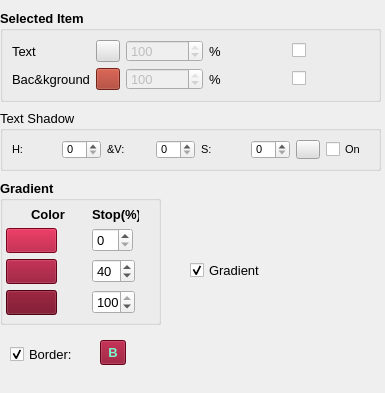
         <widget class="QWidget" name="pgMenu">
          <property name="geometry">
           <rect>
            <x>0</x>
            <y>0</y>
            <width>385</width>
            <height>393</height>
           </rect>
          </property>
          <attribute name="label">
           <string>Menu settings</string>
          </attribute>
          <widget class="QGroupBox" name="gbMenu">
           <property name="geometry">
            <rect>
             <x>0</x>
             <y>180</y>
             <width>161</width>
             <height>145</height>
            </rect>
           </property>
           <property name="minimumSize">
            <size>
             <width>0</width>
             <height>120</height>
            </size>
           </property>
           <property name="font">
            <font>
             <family>Arial</family>
             <pointsize>10</pointsize>
             <weight>75</weight>
             <bold>true</bold>
            </font>
           </property>
           <property name="title">
            <string>Gradient</string>
           </property>
           <widget class="QLabel" name="label_4">
            <property name="geometry">
             <rect>
              <x>31</x>
              <y>26</y>
              <width>34</width>
              <height>16</height>
             </rect>
            </property>
            <property name="text">
             <string>Color</string>
            </property>
           </widget>
           <widget class="QSpinBox" name="sbGradMiddlePos">
            <property name="geometry">
             <rect>
              <x>92</x>
              <y>79</y>
              <width>43</width>
              <height>24</height>
             </rect>
            </property>
            <property name="sizePolicy">
             <sizepolicy hsizetype="Fixed" vsizetype="Fixed">
              <horstretch>0</horstretch>
              <verstretch>0</verstretch>
             </sizepolicy>
            </property>
            <property name="minimumSize">
             <size>
              <width>0</width>
              <height>24</height>
             </size>
            </property>
            <property name="font">
             <font>
              <family>Arial</family>
              <pointsize>10</pointsize>
              <weight>50</weight>
              <bold>false</bold>
             </font>
            </property>
            <property name="maximum">
             <number>100</number>
            </property>
            <property name="value">
             <number>40</number>
            </property>
           </widget>
           <widget class="QLabel" name="label_24">
            <property name="geometry">
             <rect>
              <x>92</x>
              <y>26</y>
              <width>47</width>
              <height>16</height>
             </rect>
            </property>
            <property name="text">
             <string>Stop(%)</string>
            </property>
           </widget>
           <widget class="QSpinBox" name="sbGradStartPos">
            <property name="geometry">
             <rect>
              <x>92</x>
              <y>48</y>
              <width>41</width>
              <height>24</height>
             </rect>
            </property>
            <property name="sizePolicy">
             <sizepolicy hsizetype="Fixed" vsizetype="Fixed">
              <horstretch>0</horstretch>
              <verstretch>0</verstretch>
             </sizepolicy>
            </property>
            <property name="minimumSize">
             <size>
              <width>0</width>
              <height>24</height>
             </size>
            </property>
            <property name="maximumSize">
             <size>
              <width>60</width>
              <height>16777215</height>
             </size>
            </property>
            <property name="font">
             <font>
              <family>Arial</family>
              <pointsize>10</pointsize>
              <weight>50</weight>
              <bold>false</bold>
             </font>
            </property>
           </widget>
           <widget class="QSpinBox" name="sbGradStopPos">
            <property name="geometry">
             <rect>
              <x>92</x>
              <y>110</y>
              <width>43</width>
              <height>24</height>
             </rect>
            </property>
            <property name="sizePolicy">
             <sizepolicy hsizetype="Fixed" vsizetype="Fixed">
              <horstretch>0</horstretch>
              <verstretch>0</verstretch>
             </sizepolicy>
            </property>
            <property name="minimumSize">
             <size>
              <width>0</width>
              <height>24</height>
             </size>
            </property>
            <property name="font">
             <font>
              <family>Arial</family>
              <pointsize>10</pointsize>
              <weight>50</weight>
              <bold>false</bold>
             </font>
            </property>
            <property name="maximum">
             <number>100</number>
            </property>
            <property name="value">
             <number>100</number>
            </property>
           </widget>
           <widget class="QToolButton" name="btnGradStartColor">
            <property name="geometry">
             <rect>
              <x>6</x>
              <y>48</y>
              <width>51</width>
              <height>25</height>
             </rect>
            </property>
            <property name="sizePolicy">
             <sizepolicy hsizetype="Fixed" vsizetype="Fixed">
              <horstretch>0</horstretch>
              <verstretch>0</verstretch>
             </sizepolicy>
            </property>
            <property name="styleSheet">
             <string notr="true">QToolButton {background-color:#A90329;}</string>
            </property>
            <property name="text">
             <string/>
            </property>
           </widget>
           <widget class="QToolButton" name="btnGradMiddleColor">
            <property name="geometry">
             <rect>
              <x>6</x>
              <y>79</y>
              <width>51</width>
              <height>25</height>
             </rect>
            </property>
            <property name="sizePolicy">
             <sizepolicy hsizetype="Fixed" vsizetype="Fixed">
              <horstretch>0</horstretch>
              <verstretch>0</verstretch>
             </sizepolicy>
            </property>
            <property name="styleSheet">
             <string notr="true">QToolButton {background-color:#890222;}</string>
            </property>
            <property name="text">
             <string/>
            </property>
           </widget>
           <widget class="QToolButton" name="btnGradStopColor">
            <property name="geometry">
             <rect>
              <x>6</x>
              <y>110</y>
              <width>51</width>
              <height>25</height>
             </rect>
            </property>
            <property name="sizePolicy">
             <sizepolicy hsizetype="Fixed" vsizetype="Fixed">
              <horstretch>0</horstretch>
              <verstretch>0</verstretch>
             </sizepolicy>
            </property>
            <property name="styleSheet">
             <string notr="true">QToolButton {background-color:#6d0019;}</string>
            </property>
            <property name="text">
             <string/>
            </property>
           </widget>
          </widget>
          <widget class="QCheckBox" name="chkButtonBorder">
           <property name="geometry">
            <rect>
             <x>10</x>
             <y>344</y>
             <width>65</width>
             <height>20</height>
            </rect>
           </property>
           <property name="font">
            <font>
             <family>Arial</family>
             <pointsize>10</pointsize>
             <weight>50</weight>
             <bold>false</bold>
            </font>
           </property>
           <property name="text">
            <string>Border:</string>
           </property>
           <property name="checked">
            <bool>true</bool>
           </property>
          </widget>
          <widget class="QToolButton" name="btnGradBorder">
           <property name="geometry">
            <rect>
             <x>100</x>
             <y>340</y>
             <width>26</width>
             <height>25</height>
            </rect>
           </property>
           <property name="sizePolicy">
            <sizepolicy hsizetype="Fixed" vsizetype="Fixed">
             <horstretch>0</horstretch>
             <verstretch>0</verstretch>
            </sizepolicy>
           </property>
           <property name="font">
            <font>
             <family>MS Shell Dlg 2</family>
             <pointsize>10</pointsize>
             <weight>75</weight>
             <bold>true</bold>
            </font>
           </property>
           <property name="styleSheet">
            <string notr="true">QToolButton {background-color:#890222;color:#76fccc;}</string>
           </property>
           <property name="text">
            <string>B</string>
           </property>
          </widget>
          <widget class="QGroupBox" name="gbTextShadow_2">
           <property name="geometry">
            <rect>
             <x>0</x>
             <y>110</y>
             <width>381</width>
             <height>61</height>
            </rect>
           </property>
           <property name="font">
            <font>
             <family>Arial</family>
             <pointsize>10</pointsize>
             <weight>50</weight>
             <bold>false</bold>
            </font>
           </property>
           <property name="title">
            <string>Text Shadow</string>
           </property>
           <layout class="QHBoxLayout" name="horizontalLayout_5">
            <item>
             <widget class="QLabel" name="label_66">
              <property name="font">
               <font>
                <family>Arial</family>
                <pointsize>8</pointsize>
                <weight>50</weight>
                <bold>false</bold>
               </font>
              </property>
              <property name="text">
               <string>H:</string>
              </property>
              <property name="buddy">
               <cstring>sbShadowHoriz</cstring>
              </property>
             </widget>
            </item>
            <item>
             <widget class="QSpinBox" name="sbShadowHoriz_2">
              <property name="sizePolicy">
               <sizepolicy hsizetype="Fixed" vsizetype="Fixed">
                <horstretch>0</horstretch>
                <verstretch>0</verstretch>
               </sizepolicy>
              </property>
              <property name="font">
               <font>
                <family>Arial</family>
                <pointsize>8</pointsize>
                <weight>50</weight>
                <bold>false</bold>
               </font>
              </property>
             </widget>
            </item>
            <item>
             <widget class="QLabel" name="label_67">
              <property name="font">
               <font>
                <family>Arial</family>
                <pointsize>8</pointsize>
                <weight>50</weight>
                <bold>false</bold>
               </font>
              </property>
              <property name="text">
               <string>&amp;V:</string>
              </property>
              <property name="buddy">
               <cstring>sbShadowVert</cstring>
              </property>
             </widget>
            </item>
            <item>
             <widget class="QSpinBox" name="sbShadowVert_2">
              <property name="sizePolicy">
               <sizepolicy hsizetype="Fixed" vsizetype="Fixed">
                <horstretch>0</horstretch>
                <verstretch>0</verstretch>
               </sizepolicy>
              </property>
              <property name="font">
               <font>
                <family>Arial</family>
                <pointsize>8</pointsize>
                <weight>50</weight>
                <bold>false</bold>
               </font>
              </property>
             </widget>
            </item>
            <item>
             <widget class="QLabel" name="label_69">
              <property name="font">
               <font>
                <family>Arial</family>
                <pointsize>8</pointsize>
                <weight>50</weight>
                <bold>false</bold>
               </font>
              </property>
              <property name="text">
               <string>S:</string>
              </property>
              <property name="buddy">
               <cstring>sbShadowBlur</cstring>
              </property>
             </widget>
            </item>
            <item>
             <widget class="QSpinBox" name="sbShadowBlur_2">
              <property name="sizePolicy">
               <sizepolicy hsizetype="Fixed" vsizetype="Fixed">
                <horstretch>0</horstretch>
                <verstretch>0</verstretch>
               </sizepolicy>
              </property>
              <property name="font">
               <font>
                <family>Arial</family>
                <pointsize>8</pointsize>
                <weight>50</weight>
                <bold>false</bold>
               </font>
              </property>
             </widget>
            </item>
            <item>
             <widget class="QToolButton" name="btnShadowColor_2">
              <property name="font">
               <font>
                <family>MS Shell Dlg 2</family>
                <pointsize>8</pointsize>
                <weight>50</weight>
                <bold>false</bold>
               </font>
              </property>
              <property name="styleSheet">
               <string notr="true">QToolButton {background-color:#ddd;}</string>
              </property>
              <property name="text">
               <string/>
              </property>
             </widget>
            </item>
            <item>
             <widget class="QCheckBox" name="chkShadowOn_2">
              <property name="font">
               <font>
                <family>Arial</family>
                <pointsize>8</pointsize>
                <weight>50</weight>
                <bold>false</bold>
               </font>
              </property>
              <property name="text">
               <string>On</string>
              </property>
             </widget>
            </item>
           </layout>
          </widget>
          <widget class="QGroupBox" name="gbColors_2">
           <property name="geometry">
            <rect>
             <x>0</x>
             <y>10</y>
             <width>381</width>
             <height>92</height>
            </rect>
           </property>
           <property name="sizePolicy">
            <sizepolicy hsizetype="Expanding" vsizetype="Preferred">
             <horstretch>0</horstretch>
             <verstretch>0</verstretch>
            </sizepolicy>
           </property>
           <property name="minimumSize">
            <size>
             <width>0</width>
             <height>92</height>
            </size>
           </property>
           <property name="font">
            <font>
             <family>Arial</family>
             <pointsize>10</pointsize>
             <weight>75</weight>
             <bold>true</bold>
            </font>
           </property>
           <property name="title">
            <string>Selected Item</string>
           </property>
           <layout class="QGridLayout" name="gbColorsLayout_2">
            <item row="1" column="3">
             <widget class="QLabel" name="label_70">
              <property name="font">
               <font>
                <family>Arial</family>
                <pointsize>10</pointsize>
                <weight>50</weight>
                <bold>false</bold>
               </font>
              </property>
              <property name="text">
               <string>%</string>
              </property>
              <property name="buddy">
               <cstring>chkBackgroundOpacity</cstring>
              </property>
             </widget>
            </item>
            <item row="0" column="1">
             <widget class="QToolButton" name="btnForeground_2">
              <property name="sizePolicy">
               <sizepolicy hsizetype="Fixed" vsizetype="Fixed">
                <horstretch>0</horstretch>
                <verstretch>0</verstretch>
               </sizepolicy>
              </property>
              <property name="font">
               <font>
                <family>MS Shell Dlg 2</family>
                <pointsize>10</pointsize>
                <weight>50</weight>
                <bold>false</bold>
               </font>
              </property>
              <property name="styleSheet">
               <string notr="true">QToolButton {background-color:#ddd;}</string>
              </property>
              <property name="text">
               <string/>
              </property>
             </widget>
            </item>
            <item row="0" column="3">
             <widget class="QLabel" name="label_71">
              <property name="font">
               <font>
                <family>Arial</family>
                <pointsize>10</pointsize>
                <weight>50</weight>
                <bold>false</bold>
               </font>
              </property>
              <property name="text">
               <string>%</string>
              </property>
              <property name="buddy">
               <cstring>chkTextOpacity</cstring>
              </property>
             </widget>
            </item>
            <item row="1" column="0">
             <widget class="QLabel" name="label_72">
              <property name="font">
               <font>
                <family>Arial</family>
                <pointsize>10</pointsize>
                <weight>50</weight>
                <bold>false</bold>
               </font>
              </property>
              <property name="text">
               <string>Bac&amp;kground</string>
              </property>
             </widget>
            </item>
            <item row="1" column="2">
             <widget class="QSpinBox" name="sbBackgroundOpacity_2">
              <property name="enabled">
               <bool>false</bool>
              </property>
              <property name="font">
               <font>
                <family>Arial</family>
                <pointsize>10</pointsize>
                <weight>50</weight>
                <bold>false</bold>
               </font>
              </property>
              <property name="minimum">
               <number>0</number>
              </property>
              <property name="maximum">
               <number>100</number>
              </property>
              <property name="singleStep">
               <number>10</number>
              </property>
              <property name="value">
               <number>100</number>
              </property>
             </widget>
            </item>
            <item row="0" column="2">
             <widget class="QSpinBox" name="sbTextOpacity_2">
              <property name="enabled">
               <bool>false</bool>
              </property>
              <property name="font">
               <font>
                <family>Arial</family>
                <pointsize>10</pointsize>
                <weight>50</weight>
                <bold>false</bold>
               </font>
              </property>
              <property name="minimum">
               <number>0</number>
              </property>
              <property name="maximum">
               <number>100</number>
              </property>
              <property name="singleStep">
               <number>10</number>
              </property>
              <property name="value">
               <number>100</number>
              </property>
             </widget>
            </item>
            <item row="1" column="1">
             <widget class="QToolButton" name="btnBackground_2">
              <property name="sizePolicy">
               <sizepolicy hsizetype="Fixed" vsizetype="Fixed">
                <horstretch>0</horstretch>
                <verstretch>0</verstretch>
               </sizepolicy>
              </property>
              <property name="styleSheet">
               <string notr="true">QToolButton {background-color:#a03020;}</string>
              </property>
              <property name="text">
               <string/>
              </property>
             </widget>
            </item>
            <item row="1" column="4">
             <widget class="QCheckBox" name="chkBackgroundOpacity_2">
              <property name="font">
               <font>
                <family>Arial</family>
                <pointsize>10</pointsize>
                <weight>50</weight>
                <bold>false</bold>
               </font>
              </property>
              <property name="toolTip">
               <string>Turn opacit on or off</string>
              </property>
              <property name="text">
               <string/>
              </property>
             </widget>
            </item>
            <item row="0" column="0">
             <widget class="QLabel" name="label_73">
              <property name="font">
               <font>
                <family>Arial</family>
                <pointsize>10</pointsize>
                <weight>50</weight>
                <bold>false</bold>
               </font>
              </property>
              <property name="text">
               <string>Text</string>
              </property>
             </widget>
            </item>
            <item row="0" column="4">
             <widget class="QCheckBox" name="chkTextOpacity_2">
              <property name="font">
               <font>
                <family>Arial</family>
                <pointsize>10</pointsize>
                <weight>50</weight>
                <bold>false</bold>
               </font>
              </property>
              <property name="toolTip">
               <string>Turn opacit on or off</string>
              </property>
              <property name="text">
               <string/>
              </property>
             </widget>
            </item>
           </layout>
          </widget>
          <widget class="QCheckBox" name="chkGradient">
           <property name="geometry">
            <rect>
             <x>190</x>
             <y>260</y>
             <width>72</width>
             <height>20</height>
            </rect>
           </property>
           <property name="font">
            <font>
             <family>Arial</family>
             <pointsize>10</pointsize>
             <weight>50</weight>
             <bold>false</bold>
            </font>
           </property>
           <property name="text">
            <string>Gradient</string>
           </property>
           <property name="checked">
            <bool>true</bool>
           </property>
          </widget>
         </widget>
